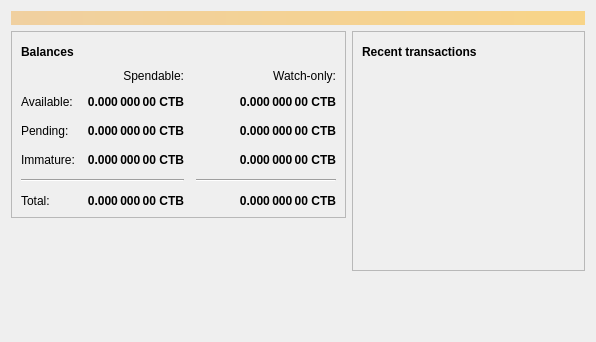
<?xml version="1.0" encoding="UTF-8"?>
<ui version="4.0">
 <class>OverviewPage</class>
 <widget class="QWidget" name="OverviewPage">
  <property name="geometry">
   <rect>
    <x>0</x>
    <y>0</y>
    <width>596</width>
    <height>342</height>
   </rect>
  </property>
  <property name="windowTitle">
   <string>Form</string>
  </property>
  <layout class="QVBoxLayout" name="topLayout">
   <item>
    <widget class="QLabel" name="labelAlerts">
     <property name="visible">
      <bool>false</bool>
     </property>
     <property name="styleSheet">
      <string notr="true">QLabel { background-color: qlineargradient(x1: 0, y1: 0, x2: 1, y2: 0, stop:0 #F0D0A0, stop:1 #F8D488); color:#000000; }</string>
     </property>
     <property name="wordWrap">
      <bool>true</bool>
     </property>
     <property name="margin">
      <number>3</number>
     </property>
     <property name="textInteractionFlags">
      <set>Qt::TextSelectableByMouse</set>
     </property>
    </widget>
   </item>
   <item>
    <layout class="QHBoxLayout" name="horizontalLayout" stretch="1,1">
     <item>
      <layout class="QVBoxLayout" name="verticalLayout_2">
       <item>
        <widget class="QFrame" name="frame">
         <property name="frameShape">
          <enum>QFrame::StyledPanel</enum>
         </property>
         <property name="frameShadow">
          <enum>QFrame::Raised</enum>
         </property>
         <layout class="QVBoxLayout" name="verticalLayout_4">
          <item>
           <layout class="QHBoxLayout" name="horizontalLayout_4">
            <item>
             <widget class="QLabel" name="label_5">
              <property name="font">
               <font>
                <weight>75</weight>
                <bold>true</bold>
               </font>
              </property>
              <property name="text">
               <string>Balances</string>
              </property>
             </widget>
            </item>
            <item>
             <widget class="QPushButton" name="labelWalletStatus">
              <property name="enabled">
               <bool>true</bool>
              </property>
              <property name="maximumSize">
               <size>
                <width>30</width>
                <height>16777215</height>
               </size>
              </property>
              <property name="toolTip">
               <string>The displayed information may be out of date. Your wallet automatically synchronizes with the Coinbit network after a connection is established, but this process has not completed yet.</string>
              </property>
              <property name="text">
               <string/>
              </property>
              <property name="icon">
               <iconset resource="../coinbit.qrc">
                <normaloff>:/icons/warning</normaloff>
                <disabledoff>:/icons/warning</disabledoff>:/icons/warning</iconset>
              </property>
              <property name="iconSize">
               <size>
                <width>24</width>
                <height>24</height>
               </size>
              </property>
              <property name="flat">
               <bool>true</bool>
              </property>
             </widget>
            </item>
            <item>
             <spacer name="horizontalSpacer_3">
              <property name="orientation">
               <enum>Qt::Horizontal</enum>
              </property>
              <property name="sizeHint" stdset="0">
               <size>
                <width>40</width>
                <height>20</height>
               </size>
              </property>
             </spacer>
            </item>
           </layout>
          </item>
          <item>
           <layout class="QGridLayout" name="gridLayout">
            <property name="spacing">
             <number>12</number>
            </property>
            <item row="2" column="2">
             <widget class="QLabel" name="labelWatchPending">
              <property name="font">
               <font>
                <weight>75</weight>
                <bold>true</bold>
               </font>
              </property>
              <property name="cursor">
               <cursorShape>IBeamCursor</cursorShape>
              </property>
              <property name="toolTip">
               <string>Unconfirmed transactions to watch-only addresses</string>
              </property>
              <property name="text">
               <string notr="true">0.000 000 00 CTB</string>
              </property>
              <property name="alignment">
               <set>Qt::AlignRight|Qt::AlignTrailing|Qt::AlignVCenter</set>
              </property>
              <property name="textInteractionFlags">
               <set>Qt::LinksAccessibleByMouse|Qt::TextSelectableByKeyboard|Qt::TextSelectableByMouse</set>
              </property>
             </widget>
            </item>
            <item row="2" column="1">
             <widget class="QLabel" name="labelUnconfirmed">
              <property name="font">
               <font>
                <weight>75</weight>
                <bold>true</bold>
               </font>
              </property>
              <property name="cursor">
               <cursorShape>IBeamCursor</cursorShape>
              </property>
              <property name="toolTip">
               <string>Total of transactions that have yet to be confirmed, and do not yet count toward the spendable balance</string>
              </property>
              <property name="text">
               <string notr="true">0.000 000 00 CTB</string>
              </property>
              <property name="alignment">
               <set>Qt::AlignRight|Qt::AlignTrailing|Qt::AlignVCenter</set>
              </property>
              <property name="textInteractionFlags">
               <set>Qt::LinksAccessibleByMouse|Qt::TextSelectableByKeyboard|Qt::TextSelectableByMouse</set>
              </property>
             </widget>
            </item>
            <item row="3" column="2">
             <widget class="QLabel" name="labelWatchImmature">
              <property name="font">
               <font>
                <weight>75</weight>
                <bold>true</bold>
               </font>
              </property>
              <property name="cursor">
               <cursorShape>IBeamCursor</cursorShape>
              </property>
              <property name="toolTip">
               <string>Mined balance in watch-only addresses that has not yet matured</string>
              </property>
              <property name="text">
               <string notr="true">0.000 000 00 CTB</string>
              </property>
              <property name="alignment">
               <set>Qt::AlignRight|Qt::AlignTrailing|Qt::AlignVCenter</set>
              </property>
              <property name="textInteractionFlags">
               <set>Qt::LinksAccessibleByMouse|Qt::TextSelectableByKeyboard|Qt::TextSelectableByMouse</set>
              </property>
             </widget>
            </item>
            <item row="4" column="0" colspan="2">
             <widget class="Line" name="line">
              <property name="orientation">
               <enum>Qt::Horizontal</enum>
              </property>
             </widget>
            </item>
            <item row="4" column="2">
             <widget class="Line" name="lineWatchBalance">
              <property name="sizePolicy">
               <sizepolicy hsizetype="Preferred" vsizetype="Fixed">
                <horstretch>0</horstretch>
                <verstretch>0</verstretch>
               </sizepolicy>
              </property>
              <property name="minimumSize">
               <size>
                <width>140</width>
                <height>0</height>
               </size>
              </property>
              <property name="orientation">
               <enum>Qt::Horizontal</enum>
              </property>
             </widget>
            </item>
            <item row="5" column="0">
             <widget class="QLabel" name="labelTotalText">
              <property name="text">
               <string>Total:</string>
              </property>
             </widget>
            </item>
            <item row="3" column="1">
             <widget class="QLabel" name="labelImmature">
              <property name="font">
               <font>
                <weight>75</weight>
                <bold>true</bold>
               </font>
              </property>
              <property name="cursor">
               <cursorShape>IBeamCursor</cursorShape>
              </property>
              <property name="toolTip">
               <string>Mined balance that has not yet matured</string>
              </property>
              <property name="text">
               <string notr="true">0.000 000 00 CTB</string>
              </property>
              <property name="alignment">
               <set>Qt::AlignRight|Qt::AlignTrailing|Qt::AlignVCenter</set>
              </property>
              <property name="textInteractionFlags">
               <set>Qt::LinksAccessibleByMouse|Qt::TextSelectableByKeyboard|Qt::TextSelectableByMouse</set>
              </property>
             </widget>
            </item>
            <item row="2" column="3">
             <spacer name="horizontalSpacer_2">
              <property name="orientation">
               <enum>Qt::Horizontal</enum>
              </property>
              <property name="sizeHint" stdset="0">
               <size>
                <width>40</width>
                <height>20</height>
               </size>
              </property>
             </spacer>
            </item>
            <item row="3" column="0">
             <widget class="QLabel" name="labelImmatureText">
              <property name="text">
               <string>Immature:</string>
              </property>
             </widget>
            </item>
            <item row="5" column="1">
             <widget class="QLabel" name="labelTotal">
              <property name="font">
               <font>
                <weight>75</weight>
                <bold>true</bold>
               </font>
              </property>
              <property name="cursor">
               <cursorShape>IBeamCursor</cursorShape>
              </property>
              <property name="toolTip">
               <string>Your current total balance</string>
              </property>
              <property name="text">
               <string notr="true">0.000 000 00 CTB</string>
              </property>
              <property name="alignment">
               <set>Qt::AlignRight|Qt::AlignTrailing|Qt::AlignVCenter</set>
              </property>
              <property name="textInteractionFlags">
               <set>Qt::LinksAccessibleByMouse|Qt::TextSelectableByKeyboard|Qt::TextSelectableByMouse</set>
              </property>
             </widget>
            </item>
            <item row="5" column="2">
             <widget class="QLabel" name="labelWatchTotal">
              <property name="font">
               <font>
                <weight>75</weight>
                <bold>true</bold>
               </font>
              </property>
              <property name="cursor">
               <cursorShape>IBeamCursor</cursorShape>
              </property>
              <property name="toolTip">
               <string>Current total balance in watch-only addresses</string>
              </property>
              <property name="text">
               <string notr="true">0.000 000 00 CTB</string>
              </property>
              <property name="alignment">
               <set>Qt::AlignRight|Qt::AlignTrailing|Qt::AlignVCenter</set>
              </property>
              <property name="textInteractionFlags">
               <set>Qt::LinksAccessibleByMouse|Qt::TextSelectableByKeyboard|Qt::TextSelectableByMouse</set>
              </property>
             </widget>
            </item>
            <item row="0" column="2">
             <widget class="QLabel" name="labelWatchonly">
              <property name="text">
               <string>Watch-only:</string>
              </property>
              <property name="alignment">
               <set>Qt::AlignRight|Qt::AlignTrailing|Qt::AlignVCenter</set>
              </property>
             </widget>
            </item>
            <item row="1" column="0">
             <widget class="QLabel" name="labelBalanceText">
              <property name="text">
               <string>Available:</string>
              </property>
             </widget>
            </item>
            <item row="1" column="1">
             <widget class="QLabel" name="labelBalance">
              <property name="font">
               <font>
                <weight>75</weight>
                <bold>true</bold>
               </font>
              </property>
              <property name="cursor">
               <cursorShape>IBeamCursor</cursorShape>
              </property>
              <property name="toolTip">
               <string>Your current spendable balance</string>
              </property>
              <property name="text">
               <string notr="true">0.000 000 00 CTB</string>
              </property>
              <property name="alignment">
               <set>Qt::AlignRight|Qt::AlignTrailing|Qt::AlignVCenter</set>
              </property>
              <property name="textInteractionFlags">
               <set>Qt::LinksAccessibleByMouse|Qt::TextSelectableByKeyboard|Qt::TextSelectableByMouse</set>
              </property>
             </widget>
            </item>
            <item row="1" column="2">
             <widget class="QLabel" name="labelWatchAvailable">
              <property name="font">
               <font>
                <weight>75</weight>
                <bold>true</bold>
               </font>
              </property>
              <property name="cursor">
               <cursorShape>IBeamCursor</cursorShape>
              </property>
              <property name="toolTip">
               <string>Your current balance in watch-only addresses</string>
              </property>
              <property name="text">
               <string notr="true">0.000 000 00 CTB</string>
              </property>
              <property name="alignment">
               <set>Qt::AlignRight|Qt::AlignTrailing|Qt::AlignVCenter</set>
              </property>
              <property name="textInteractionFlags">
               <set>Qt::LinksAccessibleByMouse|Qt::TextSelectableByKeyboard|Qt::TextSelectableByMouse</set>
              </property>
             </widget>
            </item>
            <item row="2" column="0">
             <widget class="QLabel" name="labelPendingText">
              <property name="text">
               <string>Pending:</string>
              </property>
             </widget>
            </item>
            <item row="0" column="1">
             <widget class="QLabel" name="labelSpendable">
              <property name="text">
               <string>Spendable:</string>
              </property>
              <property name="alignment">
               <set>Qt::AlignRight|Qt::AlignTrailing|Qt::AlignVCenter</set>
              </property>
             </widget>
            </item>
           </layout>
          </item>
         </layout>
        </widget>
       </item>
       <item>
        <spacer name="verticalSpacer">
         <property name="orientation">
          <enum>Qt::Vertical</enum>
         </property>
         <property name="sizeHint" stdset="0">
          <size>
           <width>20</width>
           <height>40</height>
          </size>
         </property>
        </spacer>
       </item>
      </layout>
     </item>
     <item>
      <layout class="QVBoxLayout" name="verticalLayout_3">
       <item>
        <widget class="QFrame" name="frame_2">
         <property name="frameShape">
          <enum>QFrame::StyledPanel</enum>
         </property>
         <property name="frameShadow">
          <enum>QFrame::Raised</enum>
         </property>
         <layout class="QVBoxLayout" name="verticalLayout">
          <item>
           <layout class="QHBoxLayout" name="horizontalLayout_2">
            <item>
             <widget class="QLabel" name="label_4">
              <property name="font">
               <font>
                <weight>75</weight>
                <bold>true</bold>
               </font>
              </property>
              <property name="text">
               <string>Recent transactions</string>
              </property>
             </widget>
            </item>
            <item>
             <widget class="QPushButton" name="labelTransactionsStatus">
              <property name="enabled">
               <bool>true</bool>
              </property>
              <property name="maximumSize">
               <size>
                <width>30</width>
                <height>16777215</height>
               </size>
              </property>
              <property name="toolTip">
               <string>The displayed information may be out of date. Your wallet automatically synchronizes with the Coinbit network after a connection is established, but this process has not completed yet.</string>
              </property>
              <property name="text">
               <string/>
              </property>
              <property name="icon">
               <iconset resource="../coinbit.qrc">
                <normaloff>:/icons/warning</normaloff>
                <disabledoff>:/icons/warning</disabledoff>:/icons/warning</iconset>
              </property>
              <property name="iconSize">
               <size>
                <width>24</width>
                <height>24</height>
               </size>
              </property>
              <property name="flat">
               <bool>true</bool>
              </property>
             </widget>
            </item>
            <item>
             <spacer name="horizontalSpacer">
              <property name="orientation">
               <enum>Qt::Horizontal</enum>
              </property>
              <property name="sizeHint" stdset="0">
               <size>
                <width>40</width>
                <height>20</height>
               </size>
              </property>
             </spacer>
            </item>
           </layout>
          </item>
          <item>
           <widget class="QListView" name="listTransactions">
            <property name="styleSheet">
             <string notr="true">QListView { background: transparent; }</string>
            </property>
            <property name="frameShape">
             <enum>QFrame::NoFrame</enum>
            </property>
            <property name="verticalScrollBarPolicy">
             <enum>Qt::ScrollBarAlwaysOff</enum>
            </property>
            <property name="horizontalScrollBarPolicy">
             <enum>Qt::ScrollBarAlwaysOff</enum>
            </property>
            <property name="selectionMode">
             <enum>QAbstractItemView::NoSelection</enum>
            </property>
           </widget>
          </item>
         </layout>
        </widget>
       </item>
       <item>
        <spacer name="verticalSpacer_2">
         <property name="orientation">
          <enum>Qt::Vertical</enum>
         </property>
         <property name="sizeHint" stdset="0">
          <size>
           <width>20</width>
           <height>40</height>
          </size>
         </property>
        </spacer>
       </item>
      </layout>
     </item>
    </layout>
   </item>
  </layout>
 </widget>
 <resources/>
 <connections/>
</ui>
